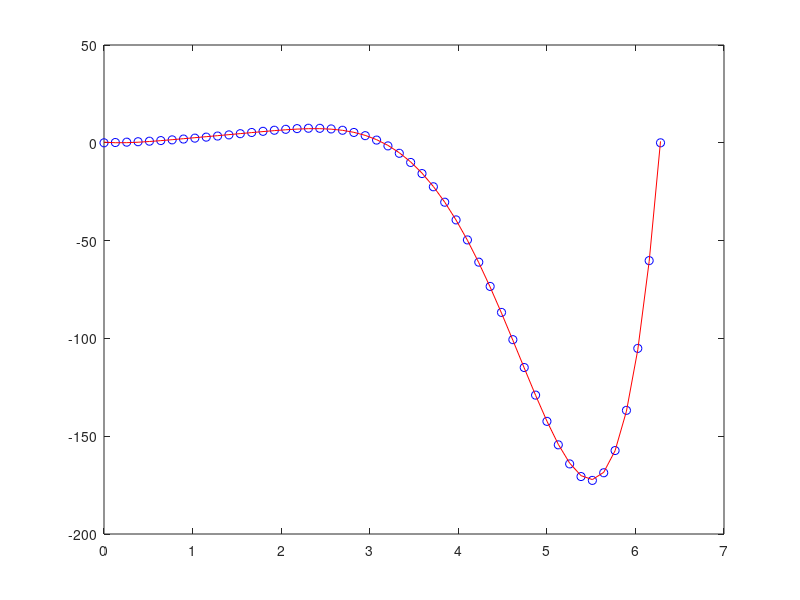
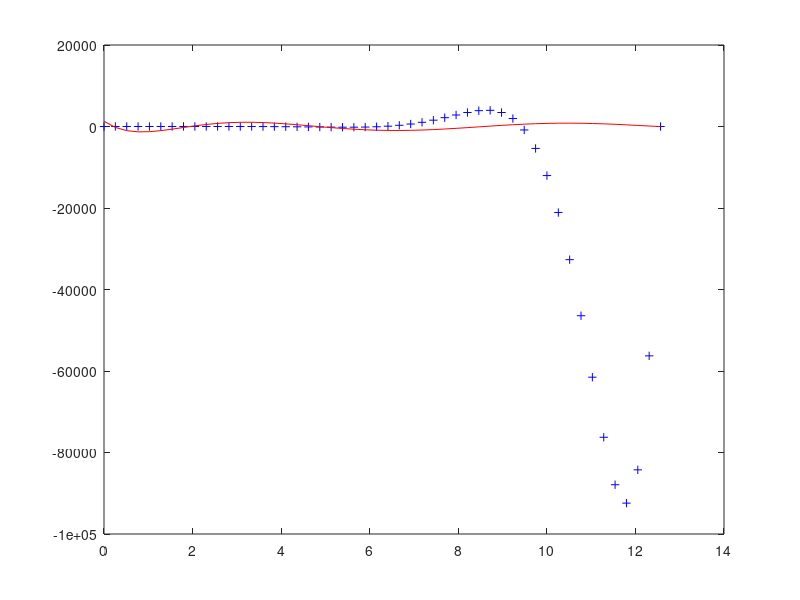

Source code (MATLAB) for these figures, in order:
x=linspace(0,2*pi,50);
y=exp(x).*sin(x);
p=polyfit(x,y,7);
yy=polyval(p,x);
figure


plot(x,y,'bo');
hold on
plot(x,yy,'r');

x1=linspace(0,4*pi,50);
y1=exp(x1).*sin(x1);
p1=polyfit(x1,y1,8);
yy1=polyval(p1,x);
figure


plot(x1,y1,'b+');
hold on
plot(x1,yy1,'r');
